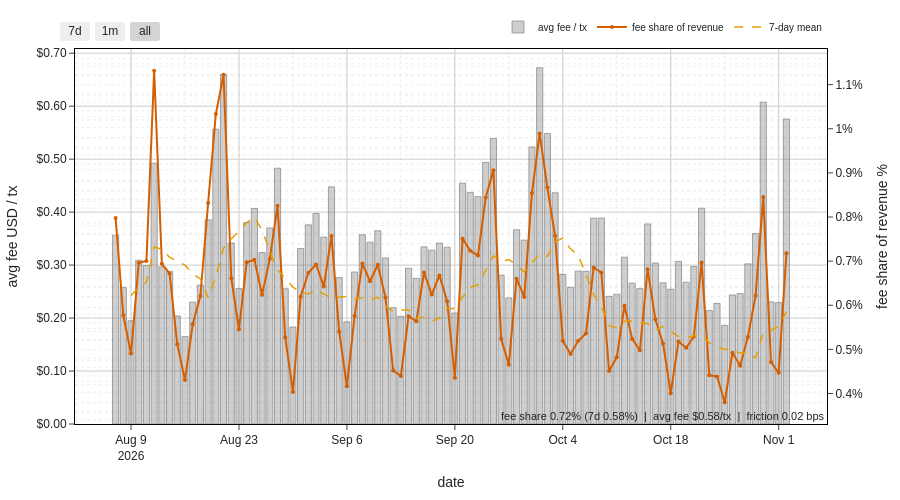

This figure's notebook cell:
### Markdown cell above
### Graph 3-1: the security squeeze — fee share vs what users pay
- Line (right): fee share of miner revenue % — the subsidy-dependence number. Rises = fees covering more security.
- Orange dash: 7-day mean (trend through daily noise).
- Bars (left): avg fee paid per transaction in USD — what congestion costs users.
- Both move; the old stacked absolute chart couldn't. Footer prints current values.

### Code cell
from typing import Literal
r = rev.copy()
r["date"] = pd.to_datetime(r["date"])
r = r.sort_values("date").reset_index(drop=True)
r["share_7d"] = r["fee_share_pct"].rolling(7, min_periods=3).mean()

fig = go.Figure()
fig.add_trace(go.Bar(x=r["date"], y=r["avg_fee_usd"], name="avg fee / tx",
    marker_color="rgba(115,115,115,0.35)", marker_line_color="#737373",
    marker_line_width=0.6,
    hovertemplate="%{x|%b %d}<br>$%{y:.2f} / tx<extra></extra>"))
fig.add_trace(go.Scatter(x=r["date"], y=r["fee_share_pct"], mode="lines+markers",
    name="fee share of revenue", yaxis="y2",
    line=dict(color="#D55E00", width=2), marker=dict(size=4),
    hovertemplate="%{x|%b %d}<br>%{y:.2f}% of miner revenue<extra></extra>"))
fig.add_trace(go.Scatter(x=r["date"], y=r["share_7d"], mode="lines",
    name="7-day mean", yaxis="y2",
    line=dict(color="#E69F00", width=1.5, dash="dash"), hoverinfo="skip"))

last = r.iloc[-1]
fig.add_annotation(x=1, y=0, xref="x domain", yref="y domain", xanchor="right",
    yanchor="bottom", showarrow=False,
    text=(f"fee share {last['fee_share_pct']:.2f}% (7d {last['share_7d']:.2f}%)  |  "
          f"avg fee ${last['avg_fee_usd']:.2f}/tx  |  friction {last['friction_bps']:.2f} bps"),
    font=dict(size=11))

fig.update_layout(showlegend=True, height=500, width=900,
    legend=dict(orientation="h", yanchor="bottom", y=1.02,
                xanchor="right", x=1, font=dict(size=10)),
    margin=dict(t=20, b=40, l=60, r=60),
    xaxis_title="date", hovermode="x unified",
    xaxis=dict(showline=True, linecolor="black", mirror=True,
        rangeselector=dict(buttons=[
            dict(count=7, label="7d", step="day", stepmode="backward"),
            dict(count=1, label="1m", step="month", stepmode="backward"),
            dict(step="all")])),
    yaxis=dict(showline=True, linecolor="black", mirror=True,
               title="avg fee USD / tx", tickformat="$,.2f"),
    yaxis2=dict(showline=True, linecolor="black", mirror=True,
                title="fee share of revenue %", overlaying="y", side="right",
                showgrid=False, ticksuffix="%"))

fig.show()
